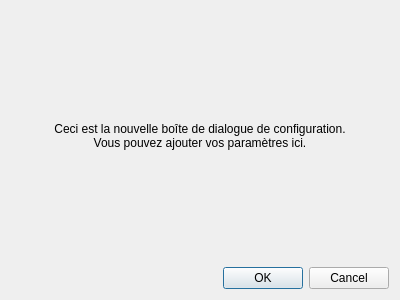
<?xml version="1.0" encoding="UTF-8"?>
<ui version="4.0">
 <class>ConfigDialogBase</class>
 <widget class="QDialog" name="ConfigDialogBase">
  <property name="geometry">
   <rect>
    <x>0</x>
    <y>0</y>
    <width>400</width>
    <height>300</height>
   </rect>
  </property>
  <property name="windowTitle">
   <string>Configuration du Plugin</string>
  </property>
  <layout class="QVBoxLayout" name="verticalLayout">
   <item>
    <widget class="QLabel" name="label">
     <property name="text">
      <string>Ceci est la nouvelle boîte de dialogue de configuration.
Vous pouvez ajouter vos paramètres ici.</string>
     </property>
     <property name="alignment">
      <set>Qt::AlignCenter</set>
     </property>
    </widget>
   </item>
   <item>
    <widget class="QDialogButtonBox" name="buttonBox">
     <property name="orientation">
      <enum>Qt::Horizontal</enum>
     </property>
     <property name="standardButtons">
      <set>QDialogButtonBox::Cancel|QDialogButtonBox::Ok</set>
     </property>
    </widget>
   </item>
  </layout>
 </widget>
 <resources/>
 <connections>
  <connection>
   <sender>buttonBox</sender>
   <signal>accepted()</signal>
   <receiver>ConfigDialogBase</receiver>
   <slot>accept()</slot>
   <hints>
    <hint type="sourcelabel">
     <x>248</x>
     <y>254</y>
    </hint>
    <hint type="destinationlabel">
     <x>157</x>
     <y>274</y>
    </hint>
   </hints>
  </connection>
  <connection>
   <sender>buttonBox</sender>
   <signal>rejected()</signal>
   <receiver>ConfigDialogBase</receiver>
   <slot>reject()</slot>
   <hints>
    <hint type="sourcelabel">
     <x>316</x>
     <y>260</y>
    </hint>
    <hint type="destinationlabel">
     <x>286</x>
     <y>274</y>
    </hint>
   </hints>
  </connection>
 </connections>
</ui>
